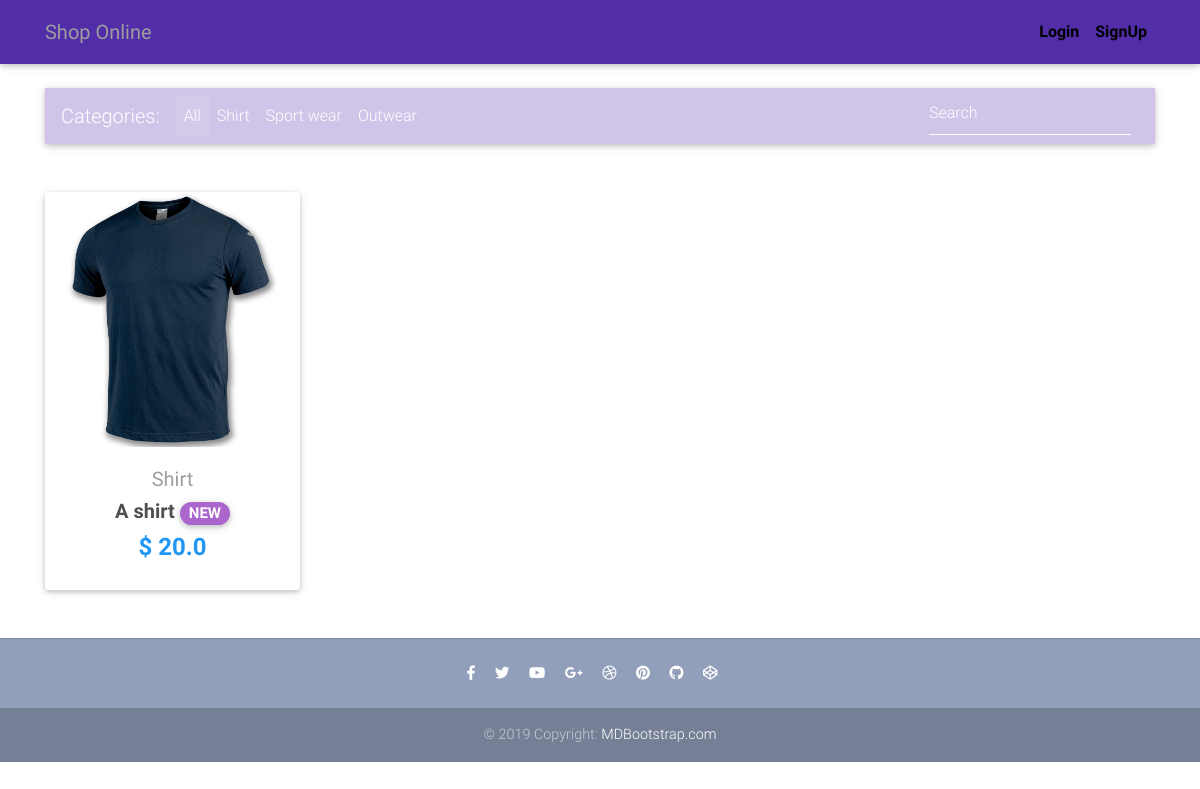
/shirt/, run on the app's committed database.
### core/models.py (models this page shows, shortened)
class Item(models.Model):
    title = models.CharField(max_length=100)
    price = models.FloatField()
    discount_price = models.FloatField(blank=True, null=True)
    category = models.CharField(choices=CATEGORY_CHOICES, max_length=2)
    label = models.CharField(choices=LABEL_CHOICES, max_length=1)
    slug = models.SlugField()
    description = models.TextField()
    image = models.ImageField()
    def get_absolute_url(self):
        return reverse("core:product", kwargs={
            'slug': self.slug
        })

### core/views.py (the view)
# urls.py: path('shirt/', ShirtView.as_view(), name='shirt'),
class ShirtView(ListView):
    model = Item
    queryset = Item.objects.filter(category='S')
    paginate_by = 10
    template_name = "shirt.html"
    extra_context = {
        'categories': CATEGORY_CHOICES_URL
    }

### templates/shirt.html (shortened to what this page needs)
{% extends "base.html" %}
{% block content %}
  <main>
    <div class="container">
      <nav class="navbar navbar-expand-lg navbar-dark mdb-color #d1c4e9 deep-purple lighten-4  mt-3 mb-5">
        <span class="navbar-brand">Categories:</span>
        <div class="collapse navbar-collapse" id="basicExampleNav">
          <ul class="navbar-nav mr-auto">
            <li class="nav-item active">
              <a class="nav-link" href="/">All
              </a>
            </li>
            {% for category in categories %}
            <li class="nav-item">
              <a class="nav-link" href="{{ category.0 }}">{{ category.1 }}</a>
            </li>
            {% endfor %}
          </ul>
          <form class="form-inline">
            <div class="md-form my-0">
              <input class="form-control mr-sm-2" type="text" placeholder="Search" aria-label="Search">
            </div>
          </form>
        </div>
      </nav>
      <section class="text-center mb-4">
        <div class="row wow fadeIn">
          {% for item in object_list %}
          <div class="col-lg-3 col-md-6 mb-4">
            <div class="card">
              <div class="view overlay">
                <img src="{{ item.image.url }}" class="card-img-top">
              </div>
              <div class="card-body text-center">
                <a href="" class="grey-text">
                  <h5>{{ item.get_category_display }}</h5>
                </a>
                <h5>
                  <strong>
                    <a href="{{ item.get_absolute_url }}" class="dark-grey-text">{{ item.title }}
                      <span class="badge badge-pill {{ item.get_label_display }}-color">NEW</span>
                    </a>
                  </strong>
                </h5>
                <h4 class="font-weight-bold blue-text">
                  <strong>$
                  {% if item.discount_price %}
                  {{ item.discount_price }}
                  {% else %}
                  {{ item.price }}
                  {% endif %}
                  </strong>
                </h4>
              </div>
            </div>
          </div>
          {% endfor %}
        </div>
      </section>
    </div>
  </main>
{% endblock content %}

### templates/base.html (style rules this page uses)
html, body, header, .carousel { height: 60vh; }

### data on the page
Item: image (picture), category "Shirt", title "A shirt", discount_price "20.0"

### other printed values
{{ category.1 }} "Shirt" "Sport wear" "Outwear"
